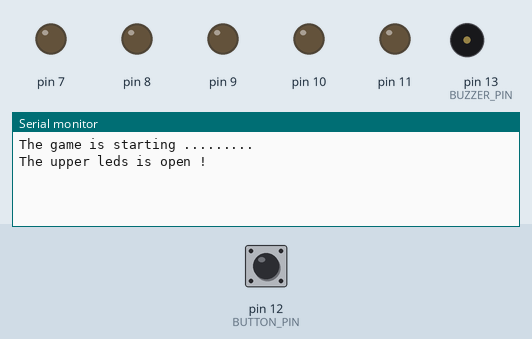
Recording of a sketch running on a simulated Arduino Uno, built with avr-gcc and run on an emulated ATmega328P. On the bench: output pins drawn as LEDs (lit = HIGH), buzzer (waves = sounding, pin HIGH), the last lines printed to the serial monitor. The inputs (shaded band) are chosen by the test bench; at power-on: pin 12 (BUTTON_PIN) LOW. Random numbers use the default seed unless the sketch sets one; pins used as bus, display or sensor lines are not drawn.

Above: at 1.2 s.
1.3 s: pin 12 (BUTTON_PIN) pulled HIGH for 0.15 s
At 1.42 s:
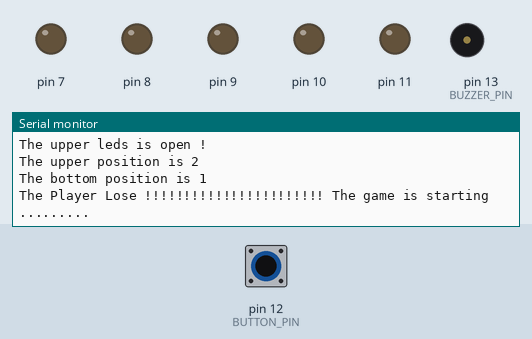
2.9 s: pin 12 (BUTTON_PIN) driven HIGH
At 3.17 s:
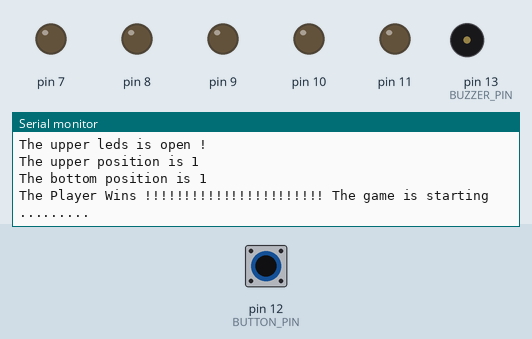
Timing chart, 0 to 5.9 s (numbered marks = the images above; inputs shaded):
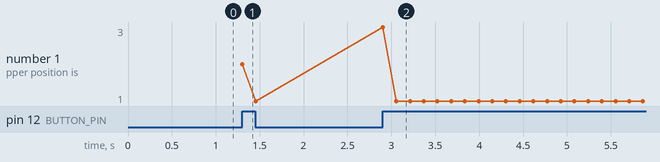

Measured:
- after the input at 1.3 s, the serial monitor: prints a new line at once (image 1)
- after the input at 2.9 s, the serial monitor: prints a new line at once (image 2)

The sketch:

timing_game_5_updated.ino
```cpp
/*
  This Arduino is a game of pairing there is 5 lights in upper and also the bottom
  First is select the 1 light in upper position by clicking the bottom
  Second is select the paired in the bottom position by clicking
  If the selected has the same position then the player wins
*/

bool isClicked(int pin){
  if ( digitalRead(pin) == HIGH) return true;
  return false;
}

void sound1(int pinSound , int pinButton){

}

struct Leds{

  int bottom_pos = 0, upper_pos = 0;
  int leds_bottom[5] , leds_upper[5];

  void setAllTheLeds( int setBottom[5] , int setUpper[5] ){
    for (int i = 0; i < 5 ; i++ ){
      leds_bottom[i] = setBottom[i];
    }
    for (int i = 0; i < 5 ; i++ ){
      leds_upper[i] = setUpper[i];
    }
  }

  void resetLeds(){
    bottom_pos = 0;
    upper_pos = 0;
    for (int i = 0; i < 5 ; i++ ){
      digitalWrite(leds_bottom[i] , LOW);
    }
    for (int i = 0; i < 5 ; i++ ){
      digitalWrite(leds_upper[i] , LOW);
    }
  }

  void moveThelight( bool isBottom){
    int current_pos = (isBottom) ? bottom_pos : upper_pos; // if isBottom get bottom_pos else upper_pos

    if (current_pos == 0){
      (isBottom) ? digitalWrite(leds_bottom[current_pos], HIGH) : digitalWrite(leds_bottom[current_pos] , HIGH);
    } else if ( current_pos > 0 ){

      (isBottom) ? digitalWrite(leds_bottom[current_pos], HIGH) : digitalWrite(leds_bottom[current_pos] , HIGH);

    }

    (isBottom) ? digitalWrite(leds_bottom[current_pos], LOW) : digitalWrite(leds_bottom[current_pos] , LOW);
  }

  void incrementPos(bool isBottom){
    if (isBottom){
      // if bottom position
      bottom_pos = bottom_pos + 1;
      if (bottom_pos == 5){
        bottom_pos = 0;
      }

    } else{
      // if not bottom position
      upper_pos = upper_pos + 1;
      if (upper_pos == 5){
        upper_pos = 0;
      }
    }
  }


};

int BOTTOM_LEDS[] = {2,3,4,5,6};
int UPPER_LEDS[] = {7,8,9,10,11};
int BUTTON_PIN = 12;
int BUZZER_PIN = 13;

int TIME_PASS = 60;


void setup() {
  // put your setup code here, to run once:
  for (int pin : ::UPPER_LEDS){
    pinMode(pin , OUTPUT);
  }
  for (int pin : ::BOTTOM_LEDS){
    pinMode(pin , OUTPUT);
  }

  pinMode(::BUZZER_PIN , OUTPUT);
  pinMode(::BUTTON_PIN , INPUT);

  Serial.begin(9600);
  randomSeed(analogRead(A0));

}

void loop() {
  // put your main code here, to run repeatedly:

  ::Leds game;
  game.setAllTheLeds(::BOTTOM_LEDS, ::UPPER_LEDS);

  bool upper_turn = false, bottom_turn = false;

  Serial.println("The game is starting ......... ");

  Serial.println("The upper leds is open !");
  while (!upper_turn){
    game.moveThelight(false);
    game.incrementPos(false);
    for ( int i = 0 ; i < ::TIME_PASS ; i++){
      if (::isClicked(::BUTTON_PIN)){
        upper_turn = true;
        break;
      }
      delay(1);
    }
  }

  Serial.println("The upper position is " + (String)game.upper_pos);

  delay(random(0, 5));

  while (!bottom_turn){
    game.moveThelight(true);
    game.incrementPos(true);
    for ( int i = 0 ; i < ::TIME_PASS ; i++){
      if (::isClicked(::BUTTON_PIN)){
        bottom_turn = true;
        break;
      }
      delay(1);
    }
  }


  Serial.println("The bottom position is " + (String)game.bottom_pos);


  if (game.bottom_pos == game.upper_pos){
    Serial.print("The Player Wins !!!!!!!!!!!!!!!!!!!!!!! ");
    // Player Win
  } else {
    Serial.print("The Player Lose !!!!!!!!!!!!!!!!!!!!!!! ");
    // Player Lose
  }


}
```
